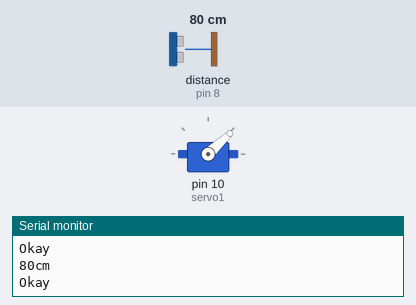
Recording of a sketch running on a simulated Arduino Uno, built with avr-gcc and run on an emulated ATmega328P. Shown: servo, the last lines printed to the serial monitor. The inputs (shaded band) are chosen by the test bench; at power-on: distance to the obstacle (sensor on pin 8) 80 cm. The echo pulse lasts 58.3 µs per cm.

Above: at 11.8 s.
11.9 s: distance to the obstacle (sensor on pin 8) set to 33 cm
At 12.1 s:
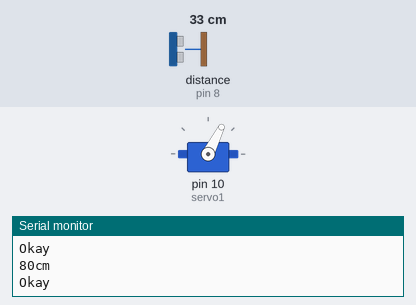
25.9 s: distance to the obstacle (sensor on pin 8) set to 28 cm
At 27.86 s:
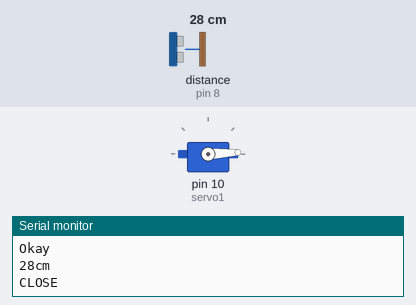
Timing chart, 0 to 40.8 s (numbered marks = the images above; inputs shaded):
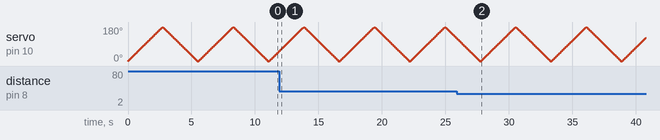

The sketch:

smart-distance-monitor.ino
```cpp
#include <Servo.h>
Servo servo1;
int pos = 0;


void setup() {
  // put your setup code here, to run once:
  Serial.begin(9600);
  servo1.attach(10);
}

void loop() {
  long duration,cm;
  // put your main code here, to run repeatedly:
   for(pos = 0; pos <= 180; pos += 1){
    servo1.write(pos);
    delay(15);
  }
  for(pos = 180; pos >= 0; pos -= 1){
    servo1.write(pos);
    delay(15);
  }

  pinMode(7,OUTPUT);

  digitalWrite(7,LOW);
  delayMicroseconds(2);// short low pulse and give a clear high pulse for a clear answer _ _ - - - - - _ _
  digitalWrite(7,HIGH);
  delayMicroseconds(5);
  digitalWrite(7,LOW);

  pinMode(8, INPUT);
  duration = pulseIn(8,HIGH); // read the duration of the high pulse

  cm = microsecondsToCentimeters(duration);

  Serial.print(cm);
  Serial.println("cm ");
  delay(100);

  pinMode(10,OUTPUT);
  if (cm <= 10) {
    Serial.println("WARNING");
  }
  else if (cm > 10 && cm <=30){
    Serial.println("CLOSE") ;
}
  else if (cm > 30){
    Serial.println("Okay");
  }
}

long microsecondsToCentimeters(long microseconds) {
  return microseconds /29/2;
}
```

Measured:
- the behaviour switches between 31 and 30 cm on distance to the obstacle (sensor on pin 8) (found by bisection; images 1 and 2)
